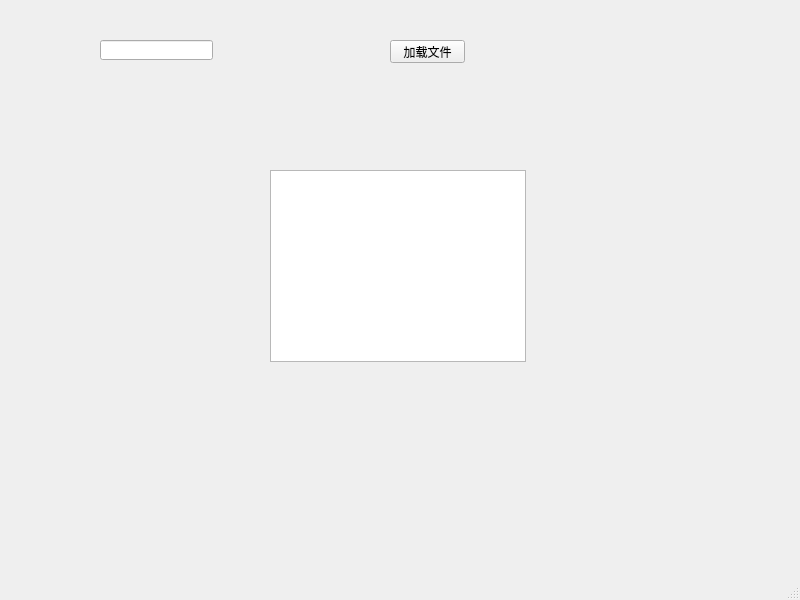
<?xml version="1.0" encoding="UTF-8"?>
<ui version="4.0">
 <class>showprotocol</class>
 <widget class="QMainWindow" name="showprotocol">
  <property name="geometry">
   <rect>
    <x>0</x>
    <y>0</y>
    <width>800</width>
    <height>600</height>
   </rect>
  </property>
  <property name="windowTitle">
   <string>MainWindow</string>
  </property>
  <widget class="QWidget" name="centralwidget">
   <widget class="QPushButton" name="openfile">
    <property name="geometry">
     <rect>
      <x>390</x>
      <y>40</y>
      <width>75</width>
      <height>23</height>
     </rect>
    </property>
    <property name="text">
     <string>加载文件</string>
    </property>
   </widget>
   <widget class="QLineEdit" name="filepath">
    <property name="geometry">
     <rect>
      <x>100</x>
      <y>40</y>
      <width>113</width>
      <height>20</height>
     </rect>
    </property>
   </widget>
   <widget class="QTableWidget" name="table">
    <property name="geometry">
     <rect>
      <x>270</x>
      <y>170</y>
      <width>256</width>
      <height>192</height>
     </rect>
    </property>
   </widget>
  </widget>
  <widget class="QMenuBar" name="menubar">
   <property name="geometry">
    <rect>
     <x>0</x>
     <y>0</y>
     <width>800</width>
     <height>26</height>
    </rect>
   </property>
  </widget>
  <widget class="QStatusBar" name="statusbar"/>
 </widget>
 <resources/>
 <connections/>
</ui>
